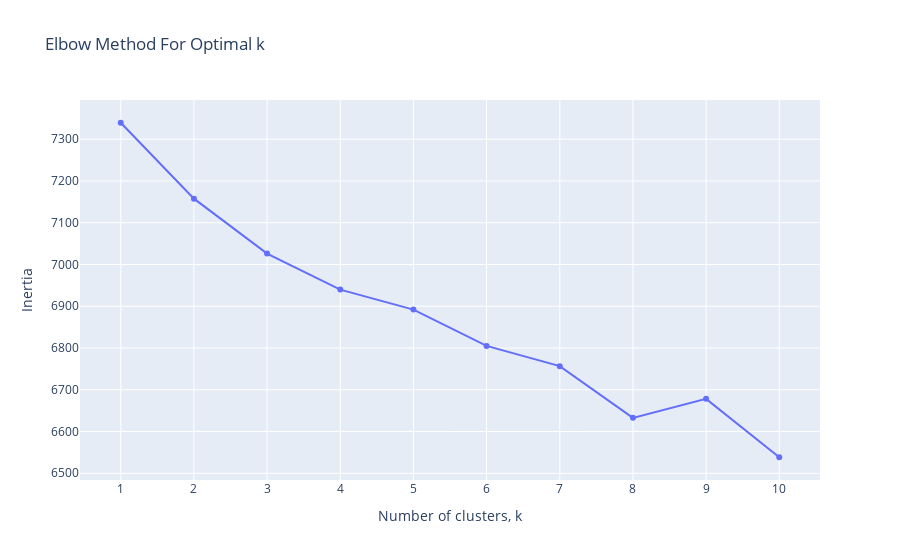

Notebook code for this chart:
### Code cell
fig = go.Figure()
fig.add_trace(go.Scatter(x=list(range_of_clusters), y=inertias, mode='lines+markers', name='Inertia'))
fig.update_layout(title='Elbow Method For Optimal k',
                  xaxis_title='Number of clusters, k',
                  yaxis_title='Inertia',
                  xaxis=dict(tickmode='array', tickvals=list(range_of_clusters)))
fig.show()

### Figure 1 — Plotly figure (JSON) as saved in the notebook; plotly's stock layout.template omitted (floating-point values rounded to 4 significant figures)
{"data": [{"mode": "lines+markers", "name": "Inertia", "type": "scatter", "x": [1, 2, 3, 4, 5, 6, 7, 8, 9, 10], "y": [7339.0, 7158.0, 7026.0, 6940.0, 6892.0, 6805.0, 6757.0, 6633.0, 6678.0, 6538.0]}], "layout": {"title": {"text": "Elbow Method For Optimal k"}, "xaxis": {"tickmode": "array", "tickvals": [1, 2, 3, 4, 5, 6, 7, 8, 9, 10], "title": {"text": "Number of clusters, k"}}, "yaxis": {"title": {"text": "Inertia"}}}}
